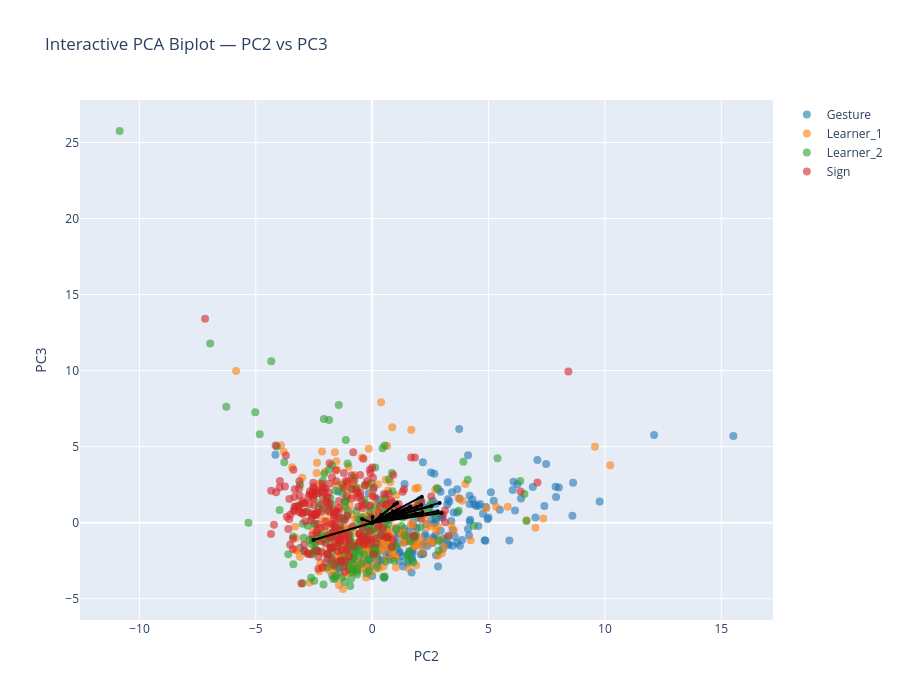

Write notebook code for a chart like this one.
### Markdown cell above
## PC2-PC3

### Code cell
interactive_PCA_biplot(score=x_new_GS, 
                       coeff=loadings_GS, 
                       labels=feature_names, 
                       y=y, 
                       selected_vars=selected_vars, 
                       pc_x=2, 
                       pc_y=3,
                       concepts = concepts,
                       le=le,
                       show_labels=False)

### Figure 1 — Plotly figure (JSON) as saved in the notebook; plotly's stock layout.template omitted (floating-point values rounded to 4 significant figures; data arrays with more than 128 entries replaced by an {"elided": "..."} marker saying what was removed)
{"data": [{"hoverinfo": "text", "marker": {"color": "#1f77b4", "opacity": 0.6, "size": 8}, "mode": "markers", "name": "Gesture", "showlegend": true, "text": {"elided": "197 str values"}, "type": "scatter", "x": {"elided": "197 float values"}, "y": {"elided": "197 float values"}}, {"hoverinfo": "text", "marker": {"color": "#ff7f0e", "opacity": 0.6, "size": 8}, "mode": "markers", "name": "Learner_1", "showlegend": true, "text": {"elided": "236 str values"}, "type": "scatter", "x": {"elided": "236 float values"}, "y": {"elided": "236 float values"}}, {"hoverinfo": "text", "marker": {"color": "#2ca02c", "opacity": 0.6, "size": 8}, "mode": "markers", "name": "Learner_2", "showlegend": true, "text": {"elided": "223 str values"}, "type": "scatter", "x": {"elided": "223 float values"}, "y": {"elided": "223 float values"}}, {"hoverinfo": "text", "marker": {"color": "#d62728", "opacity": 0.6, "size": 8}, "mode": "markers", "name": "Sign", "showlegend": true, "text": {"elided": "246 str values"}, "type": "scatter", "x": {"elided": "246 float values"}, "y": {"elided": "246 float values"}}, {"hoverinfo": "text", "hovertext": "gross__magnitude__arm_speed_Gmean", "line": {"color": "black"}, "marker": {"size": 4}, "mode": "lines+markers", "showlegend": false, "textposition": "top center", "type": "scatter", "x": [0, 2.133], "y": [0, 1.709]}, {"hoverinfo": "text", "hovertext": "gross__variability__arm_speed_Gstd", "line": {"color": "black"}, "marker": {"size": 4}, "mode": "lines+markers", "showlegend": false, "textposition": "top center", "type": "scatter", "x": [0, 1.102], "y": [0, 0.8363]}, {"hoverinfo": "text", "hovertext": "gross__magnitude__arm_speed_peak_mean", "line": {"color": "black"}, "marker": {"size": 4}, "mode": "lines+markers", "showlegend": false, "textposition": "top center", "type": "scatter", "x": [0, 0.8791], "y": [0, 0.7486]}, {"hoverinfo": "text", "hovertext": "gross__rhythm__arm_speed_peak_n", "line": {"color": "black"}, "marker": {"size": 4}, "mode": "lines+markers", "showlegend": false, "textposition": "top center", "type": "scatter", "x": [0, 2.813], "y": [0, 0.7501]}, {"hoverinfo": "text", "hovertext": "gross__rhythm__arm_speed_peak_rate", "line": {"color": "black"}, "marker": {"size": 4}, "mode": "lines+markers", "showlegend": false, "textposition": "top center", "type": "scatter", "x": [0, 1.636], "y": [0, 1.068]}, {"hoverinfo": "text", "hovertext": "gross__rhythm__arm_speed_mod_depth", "line": {"color": "black"}, "marker": {"size": 4}, "mode": "lines+markers", "showlegend": false, "textposition": "top center", "type": "scatter", "x": [0, -0.4344], "y": [0, 0.2429]}, {"hoverinfo": "text", "hovertext": "gross__magnitude__arm_acc_Gmean", "line": {"color": "black"}, "marker": {"size": 4}, "mode": "lines+markers", "showlegend": false, "textposition": "top center", "type": "scatter", "x": [0, 1.073], "y": [0, 1.293]}, {"hoverinfo": "text", "hovertext": "gross__variability__arm_acc_Gstd", "line": {"color": "black"}, "marker": {"size": 4}, "mode": "lines+markers", "showlegend": false, "textposition": "top center", "type": "scatter", "x": [0, 0.7463], "y": [0, 0.5486]}, {"hoverinfo": "text", "hovertext": "gross__magnitude__arm_acc_peak_mean", "line": {"color": "black"}, "marker": {"size": 4}, "mode": "lines+markers", "showlegend": false, "textposition": "top center", "type": "scatter", "x": [0, 0.3955], "y": [0, 0.5141]}, {"hoverinfo": "text", "hovertext": "gross__rhythm__arm_acc_peak_n", "line": {"color": "black"}, "marker": {"size": 4}, "mode": "lines+markers", "showlegend": false, "textposition": "top center", "type": "scatter", "x": [0, 2.982], "y": [0, 0.6368]}, {"hoverinfo": "text", "hovertext": "gross__rhythm__arm_acc_peak_rate", "line": {"color": "black"}, "marker": {"size": 4}, "mode": "lines+markers", "showlegend": false, "textposition": "top center", "type": "scatter", "x": [0, 2.104], "y": [0, 1.164]}, {"hoverinfo": "text", "hovertext": "gross__rhythm__arm_acc_mod_depth", "line": {"color": "black"}, "marker": {"size": 4}, "mode": "lines+markers", "showlegend": false, "textposition": "top center", "type": "scatter", "x": [0, 0.01456], "y": [0, 0.3682]}, {"hoverinfo": "text", "hovertext": "gross__magnitude__arm_speed_integral", "line": {"color": "black"}, "marker": {"size": 4}, "mode": "lines+markers", "showlegend": false, "textposition": "top center", "type": "scatter", "x": [0, 2.899], "y": [0, 1.304]}, {"hoverinfo": "text", "hovertext": "gross__rhythm__arm_speed_sampen", "line": {"color": "black"}, "marker": {"size": 4}, "mode": "lines+markers", "showlegend": false, "textposition": "top center", "type": "scatter", "x": [0, 0.9597], "y": [0, 1.197]}, {"hoverinfo": "text", "hovertext": "gross__rhythm__band1_centroid_totalarm", "line": {"color": "black"}, "marker": {"size": 4}, "mode": "lines+markers", "showlegend": false, "textposition": "top center", "type": "scatter", "x": [0, 2.163], "y": [0, 0.706]}, {"hoverinfo": "text", "hovertext": "gross__rhythm__band1_band_power_totalarm", "line": {"color": "black"}, "marker": {"size": 4}, "mode": "lines+markers", "showlegend": false, "textposition": "top center", "type": "scatter", "x": [0, -2.528], "y": [0, -1.138]}, {"hoverinfo": "text", "hovertext": "gross__rhythm__band1_entropy_totalarm", "line": {"color": "black"}, "marker": {"size": 4}, "mode": "lines+markers", "showlegend": false, "textposition": "top center", "type": "scatter", "x": [0, 1.859], "y": [0, 0.5947]}, {"hoverinfo": "text", "hovertext": "gross__rhythm__band2_band_power_totalarm", "line": {"color": "black"}, "marker": {"size": 4}, "mode": "lines+markers", "showlegend": false, "textposition": "top center", "type": "scatter", "x": [0, 2.557], "y": [0, 1.101]}, {"hoverinfo": "text", "hovertext": "gross__magnitude__bbmv_arms_total", "line": {"color": "black"}, "marker": {"size": 4}, "mode": "lines+markers", "showlegend": false, "textposition": "top center", "type": "scatter", "x": [0, 1.928], "y": [0, 1.042]}], "layout": {"height": 700, "hovermode": "closest", "title": {"text": "Interactive PCA Biplot — PC2 vs PC3"}, "width": 900, "xaxis": {"title": {"text": "PC2"}}, "yaxis": {"title": {"text": "PC3"}}}}
